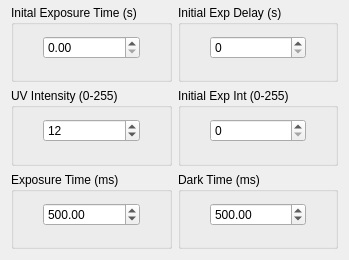
     <widget class="QWidget" name="LightEngineControl">
      <property name="geometry">
       <rect>
        <x>0</x>
        <y>0</y>
        <width>349</width>
        <height>260</height>
       </rect>
      </property>
      <attribute name="label">
       <string>                      Light Engine Control</string>
      </attribute>
      <layout class="QGridLayout" name="gridLayout_8">
       <property name="topMargin">
        <number>5</number>
       </property>
       <item row="0" column="0">
        <layout class="QGridLayout" name="gridLayout_6" columnstretch="1,1">
         <item row="0" column="0">
          <widget class="QGroupBox" name="InitialExposureBoxDMD2">
           <property name="title">
            <string>Inital Exposure Time (s)</string>
           </property>
           <layout class="QGridLayout" name="gridLayout_26" columnstretch="1,4,1">
            <property name="leftMargin">
             <number>5</number>
            </property>
            <property name="topMargin">
             <number>0</number>
            </property>
            <property name="rightMargin">
             <number>5</number>
            </property>
            <item row="0" column="0">
             <spacer name="horizontalSpacer_27">
              <property name="orientation">
               <enum>Qt::Horizontal</enum>
              </property>
              <property name="sizeHint" stdset="0">
               <size>
                <width>19</width>
                <height>20</height>
               </size>
              </property>
             </spacer>
            </item>
            <item row="0" column="1">
             <widget class="QDoubleSpinBox" name="InitialExposureParameterDMD2">
              <property name="sizePolicy">
               <sizepolicy hsizetype="Minimum" vsizetype="Fixed">
                <horstretch>0</horstretch>
                <verstretch>0</verstretch>
               </sizepolicy>
              </property>
              <property name="maximum">
               <double>999.990000000000009</double>
              </property>
             </widget>
            </item>
            <item row="0" column="2">
             <spacer name="horizontalSpacer_28">
              <property name="orientation">
               <enum>Qt::Horizontal</enum>
              </property>
              <property name="sizeHint" stdset="0">
               <size>
                <width>19</width>
                <height>20</height>
               </size>
              </property>
             </spacer>
            </item>
           </layout>
          </widget>
         </item>
         <item row="0" column="1">
          <widget class="QGroupBox" name="InitialDelayBoxDMD2">
           <property name="title">
            <string>Initial Exp Delay (s)</string>
           </property>
           <layout class="QGridLayout" name="gridLayout_29" columnstretch="1,4,1">
            <property name="leftMargin">
             <number>5</number>
            </property>
            <property name="topMargin">
             <number>0</number>
            </property>
            <property name="rightMargin">
             <number>5</number>
            </property>
            <item row="0" column="0">
             <spacer name="horizontalSpacer_36">
              <property name="orientation">
               <enum>Qt::Horizontal</enum>
              </property>
              <property name="sizeHint" stdset="0">
               <size>
                <width>19</width>
                <height>20</height>
               </size>
              </property>
             </spacer>
            </item>
            <item row="0" column="1">
             <widget class="QSpinBox" name="InitialDelayParamDMD2">
              <property name="sizePolicy">
               <sizepolicy hsizetype="Minimum" vsizetype="Fixed">
                <horstretch>0</horstretch>
                <verstretch>0</verstretch>
               </sizepolicy>
              </property>
             </widget>
            </item>
            <item row="0" column="2">
             <spacer name="horizontalSpacer_35">
              <property name="orientation">
               <enum>Qt::Horizontal</enum>
              </property>
              <property name="sizeHint" stdset="0">
               <size>
                <width>19</width>
                <height>20</height>
               </size>
              </property>
             </spacer>
            </item>
           </layout>
          </widget>
         </item>
         <item row="1" column="1">
          <widget class="QGroupBox" name="InitialIntensityBoxDMD2">
           <property name="title">
            <string>Initial Exp Int (0-255)</string>
           </property>
           <layout class="QGridLayout" name="gridLayout_30" columnstretch="1,4,1">
            <property name="leftMargin">
             <number>5</number>
            </property>
            <property name="topMargin">
             <number>0</number>
            </property>
            <property name="rightMargin">
             <number>5</number>
            </property>
            <item row="0" column="0">
             <spacer name="horizontalSpacer_33">
              <property name="orientation">
               <enum>Qt::Horizontal</enum>
              </property>
              <property name="sizeHint" stdset="0">
               <size>
                <width>52</width>
                <height>20</height>
               </size>
              </property>
             </spacer>
            </item>
            <item row="0" column="1">
             <widget class="QSpinBox" name="InitialExposureIntensityParamDMD2">
              <property name="sizePolicy">
               <sizepolicy hsizetype="Minimum" vsizetype="Fixed">
                <horstretch>0</horstretch>
                <verstretch>0</verstretch>
               </sizepolicy>
              </property>
              <property name="maximum">
               <number>255</number>
              </property>
             </widget>
            </item>
            <item row="0" column="2">
             <spacer name="horizontalSpacer_34">
              <property name="orientation">
               <enum>Qt::Horizontal</enum>
              </property>
              <property name="sizeHint" stdset="0">
               <size>
                <width>19</width>
                <height>20</height>
               </size>
              </property>
             </spacer>
            </item>
           </layout>
          </widget>
         </item>
         <item row="1" column="0">
          <widget class="QGroupBox" name="UVIntensityBoxDMD2">
           <property name="title">
            <string>UV Intensity (0-255)</string>
           </property>
           <layout class="QGridLayout" name="gridLayout_27" columnstretch="1,4,1">
            <property name="leftMargin">
             <number>5</number>
            </property>
            <property name="topMargin">
             <number>0</number>
            </property>
            <property name="rightMargin">
             <number>5</number>
            </property>
            <item row="0" column="0">
             <spacer name="horizontalSpacer_29">
              <property name="orientation">
               <enum>Qt::Horizontal</enum>
              </property>
              <property name="sizeHint" stdset="0">
               <size>
                <width>19</width>
                <height>20</height>
               </size>
              </property>
             </spacer>
            </item>
            <item row="0" column="1">
             <widget class="QSpinBox" name="UVIntensityParamDMD2">
              <property name="sizePolicy">
               <sizepolicy hsizetype="Minimum" vsizetype="Fixed">
                <horstretch>0</horstretch>
                <verstretch>0</verstretch>
               </sizepolicy>
              </property>
              <property name="minimum">
               <number>0</number>
              </property>
              <property name="maximum">
               <number>255</number>
              </property>
              <property name="value">
               <number>12</number>
              </property>
              <property name="displayIntegerBase">
               <number>10</number>
              </property>
             </widget>
            </item>
            <item row="0" column="2">
             <spacer name="horizontalSpacer_30">
              <property name="orientation">
               <enum>Qt::Horizontal</enum>
              </property>
              <property name="sizeHint" stdset="0">
               <size>
                <width>19</width>
                <height>20</height>
               </size>
              </property>
             </spacer>
            </item>
           </layout>
          </widget>
         </item>
         <item row="2" column="0">
          <widget class="QGroupBox" name="ExposureTimeBoxDMD2">
           <property name="title">
            <string>Exposure Time (ms)</string>
           </property>
           <layout class="QGridLayout" name="gridLayout_28" columnstretch="1,4,1">
            <property name="leftMargin">
             <number>5</number>
            </property>
            <property name="topMargin">
             <number>0</number>
            </property>
            <property name="rightMargin">
             <number>5</number>
            </property>
            <item row="0" column="0">
             <spacer name="horizontalSpacer_32">
              <property name="orientation">
               <enum>Qt::Horizontal</enum>
              </property>
              <property name="sizeHint" stdset="0">
               <size>
                <width>19</width>
                <height>20</height>
               </size>
              </property>
             </spacer>
            </item>
            <item row="0" column="1">
             <widget class="QDoubleSpinBox" name="ExposureTimeParamDMD2">
              <property name="sizePolicy">
               <sizepolicy hsizetype="Minimum" vsizetype="Fixed">
                <horstretch>0</horstretch>
                <verstretch>0</verstretch>
               </sizepolicy>
              </property>
              <property name="maximum">
               <double>100000000.000000000000000</double>
              </property>
              <property name="value">
               <double>500.000000000000000</double>
              </property>
             </widget>
            </item>
            <item row="0" column="2">
             <spacer name="horizontalSpacer_31">
              <property name="orientation">
               <enum>Qt::Horizontal</enum>
              </property>
              <property name="sizeHint" stdset="0">
               <size>
                <width>19</width>
                <height>20</height>
               </size>
              </property>
             </spacer>
            </item>
           </layout>
          </widget>
         </item>
         <item row="2" column="1">
          <widget class="QGroupBox" name="DarkTimeBoxDMD2">
           <property name="title">
            <string>Dark Time (ms)</string>
           </property>
           <layout class="QGridLayout" name="gridLayout_31" columnstretch="1,4,1">
            <property name="leftMargin">
             <number>5</number>
            </property>
            <property name="topMargin">
             <number>0</number>
            </property>
            <property name="rightMargin">
             <number>5</number>
            </property>
            <item row="0" column="1">
             <widget class="QDoubleSpinBox" name="DarkTimeParamDMD2">
              <property name="sizePolicy">
               <sizepolicy hsizetype="Preferred" vsizetype="Fixed">
                <horstretch>0</horstretch>
                <verstretch>0</verstretch>
               </sizepolicy>
              </property>
              <property name="maximum">
               <double>100000000.000000000000000</double>
              </property>
              <property name="value">
               <double>500.000000000000000</double>
              </property>
             </widget>
            </item>
            <item row="0" column="0">
             <spacer name="horizontalSpacer_37">
              <property name="orientation">
               <enum>Qt::Horizontal</enum>
              </property>
              <property name="sizeHint" stdset="0">
               <size>
                <width>40</width>
                <height>20</height>
               </size>
              </property>
             </spacer>
            </item>
            <item row="0" column="2">
             <spacer name="horizontalSpacer_38">
              <property name="orientation">
               <enum>Qt::Horizontal</enum>
              </property>
              <property name="sizeHint" stdset="0">
               <size>
                <width>40</width>
                <height>20</height>
               </size>
              </property>
             </spacer>
            </item>
           </layout>
          </widget>
         </item>
        </layout>
       </item>
      </layout>
     </widget>
